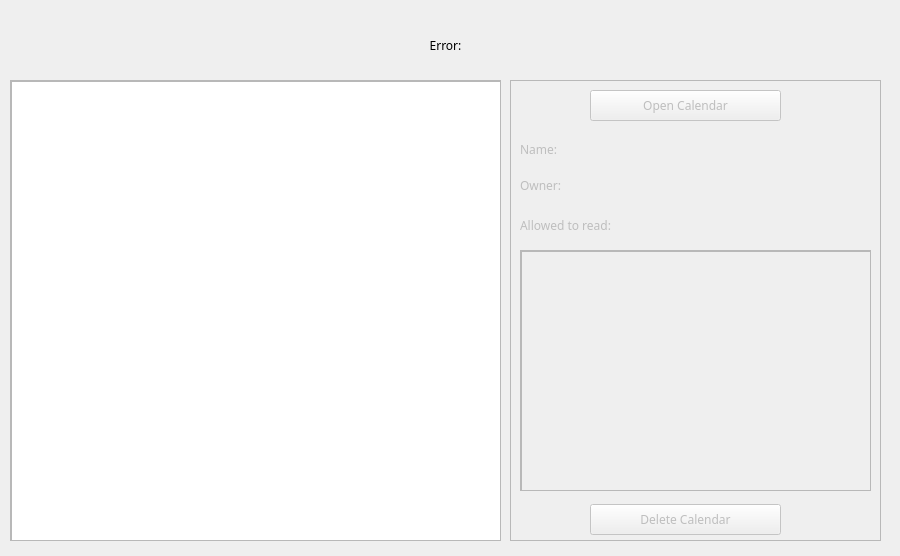
<?xml version="1.0" encoding="UTF-8"?>
<ui version="4.0">
 <class>calendarView</class>
 <widget class="QWidget" name="calendarView">
  <property name="enabled">
   <bool>true</bool>
  </property>
  <property name="geometry">
   <rect>
    <x>0</x>
    <y>0</y>
    <width>900</width>
    <height>556</height>
   </rect>
  </property>
  <property name="font">
   <font>
    <family>JetBrains Mono</family>
   </font>
  </property>
  <property name="windowTitle">
   <string>Calendar Application</string>
  </property>
  <widget class="QScrollArea" name="scrollArea">
   <property name="geometry">
    <rect>
     <x>10</x>
     <y>80</y>
     <width>491</width>
     <height>461</height>
    </rect>
   </property>
   <property name="widgetResizable">
    <bool>true</bool>
   </property>
   <widget class="QWidget" name="scrollAreaWidgetContents_2">
    <property name="geometry">
     <rect>
      <x>0</x>
      <y>0</y>
      <width>489</width>
      <height>459</height>
     </rect>
    </property>
    <widget class="QListWidget" name="calendarList">
     <property name="geometry">
      <rect>
       <x>0</x>
       <y>0</y>
       <width>491</width>
       <height>461</height>
      </rect>
     </property>
    </widget>
   </widget>
  </widget>
  <widget class="QLabel" name="errorLabel">
   <property name="enabled">
    <bool>true</bool>
   </property>
   <property name="geometry">
    <rect>
     <x>10</x>
     <y>20</y>
     <width>871</width>
     <height>51</height>
    </rect>
   </property>
   <property name="text">
    <string>Error:</string>
   </property>
   <property name="alignment">
    <set>Qt::AlignCenter</set>
   </property>
  </widget>
  <widget class="QFrame" name="calendarInfoFrame">
   <property name="enabled">
    <bool>false</bool>
   </property>
   <property name="geometry">
    <rect>
     <x>510</x>
     <y>80</y>
     <width>371</width>
     <height>461</height>
    </rect>
   </property>
   <property name="frameShape">
    <enum>QFrame::StyledPanel</enum>
   </property>
   <property name="frameShadow">
    <enum>QFrame::Raised</enum>
   </property>
   <widget class="QPushButton" name="calendarDeleteButton">
    <property name="geometry">
     <rect>
      <x>80</x>
      <y>424</y>
      <width>191</width>
      <height>31</height>
     </rect>
    </property>
    <property name="text">
     <string>Delete Calendar</string>
    </property>
   </widget>
   <widget class="QLabel" name="nameLabel">
    <property name="geometry">
     <rect>
      <x>10</x>
      <y>54</y>
      <width>67</width>
      <height>31</height>
     </rect>
    </property>
    <property name="text">
     <string>Name:</string>
    </property>
   </widget>
   <widget class="QLabel" name="calendarNameLabel">
    <property name="geometry">
     <rect>
      <x>80</x>
      <y>54</y>
      <width>281</width>
      <height>31</height>
     </rect>
    </property>
    <property name="text">
     <string/>
    </property>
   </widget>
   <widget class="QLabel" name="ownerLabel">
    <property name="geometry">
     <rect>
      <x>10</x>
      <y>90</y>
      <width>67</width>
      <height>31</height>
     </rect>
    </property>
    <property name="text">
     <string>Owner:</string>
    </property>
   </widget>
   <widget class="QLabel" name="calendarOwnerLabel">
    <property name="geometry">
     <rect>
      <x>80</x>
      <y>90</y>
      <width>281</width>
      <height>31</height>
     </rect>
    </property>
    <property name="text">
     <string/>
    </property>
   </widget>
   <widget class="QLabel" name="userListLabel">
    <property name="geometry">
     <rect>
      <x>10</x>
      <y>130</y>
      <width>351</width>
      <height>31</height>
     </rect>
    </property>
    <property name="text">
     <string>Allowed to read:</string>
    </property>
   </widget>
   <widget class="QScrollArea" name="scrollArea_2">
    <property name="geometry">
     <rect>
      <x>10</x>
      <y>170</y>
      <width>351</width>
      <height>241</height>
     </rect>
    </property>
    <property name="widgetResizable">
     <bool>true</bool>
    </property>
    <widget class="QWidget" name="scrollAreaWidgetContents_3">
     <property name="geometry">
      <rect>
       <x>0</x>
       <y>0</y>
       <width>349</width>
       <height>239</height>
      </rect>
     </property>
     <widget class="QListWidget" name="calendarUserList">
      <property name="geometry">
       <rect>
        <x>0</x>
        <y>0</y>
        <width>351</width>
        <height>241</height>
       </rect>
      </property>
     </widget>
    </widget>
   </widget>
   <widget class="QPushButton" name="calendarOpenButton">
    <property name="geometry">
     <rect>
      <x>80</x>
      <y>10</y>
      <width>191</width>
      <height>31</height>
     </rect>
    </property>
    <property name="text">
     <string>Open Calendar</string>
    </property>
   </widget>
  </widget>
 </widget>
 <resources/>
 <connections/>
</ui>
